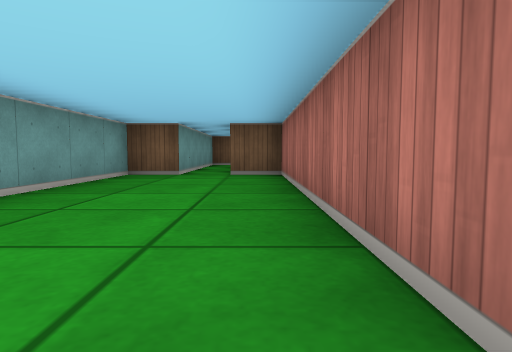
[1] (above)

14 first-person views from a walk through a cub3D ray-caster map. The camera is about half as high as the walls, tilts 4° down and sees 75° across. The floor is counted in squares. Each view is taken from the middle of a square. On the plan, view 1 faces up. The plan holds only what a view shows up to about 9 squares ahead; the rest is blank.

[2]
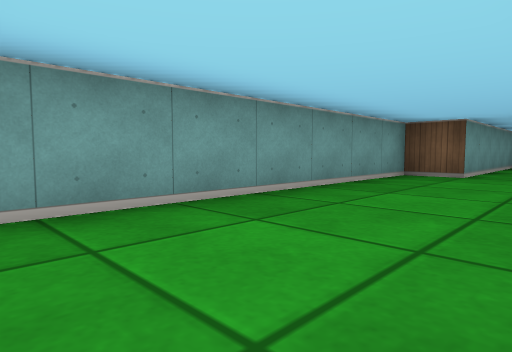

[3]
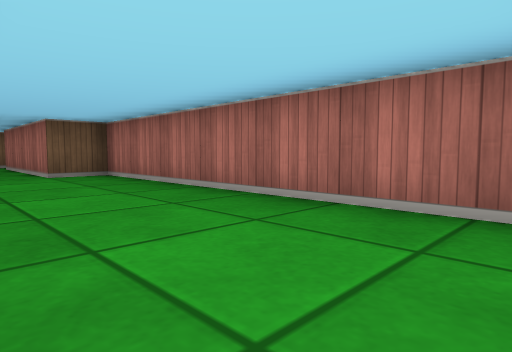

[4]
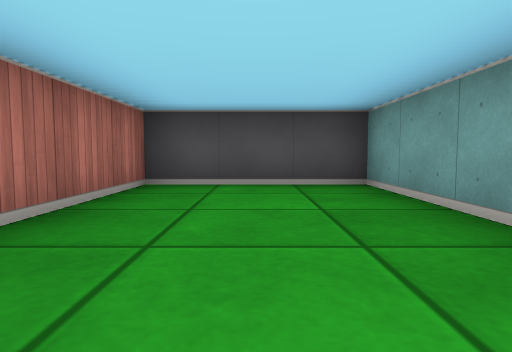

[5]
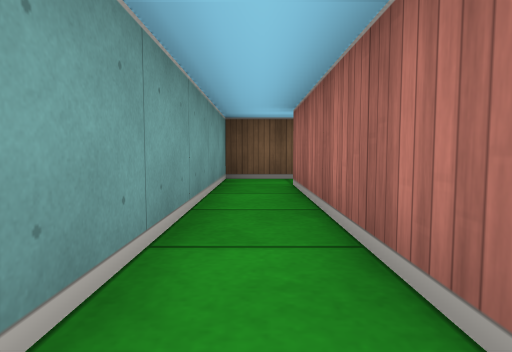

[6]
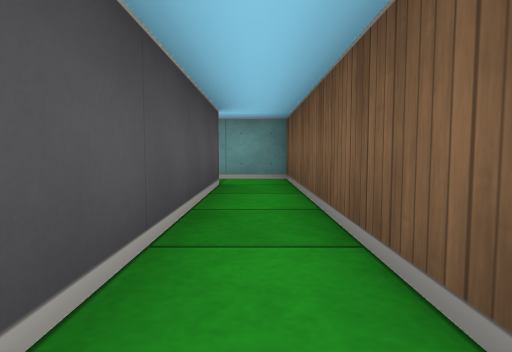

[7]
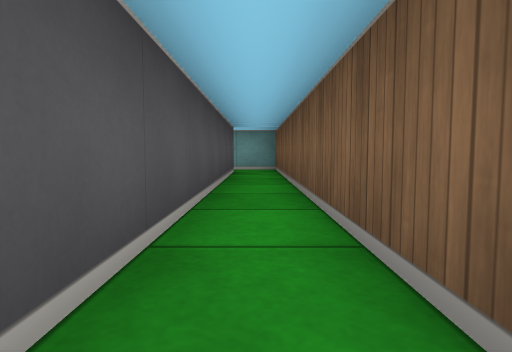

[8]
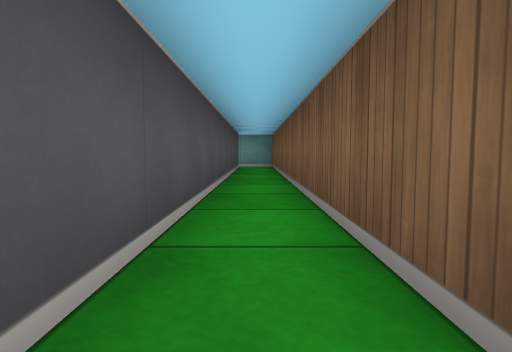

[9]
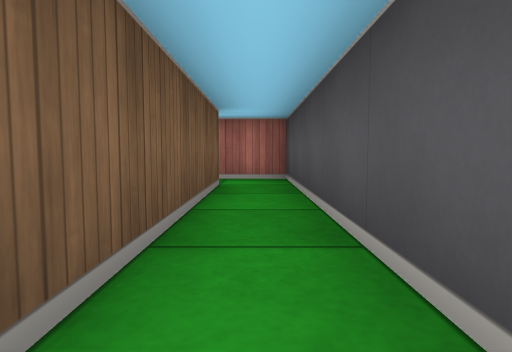

[10]
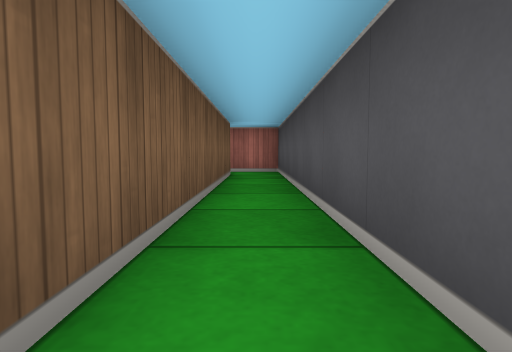

[11]
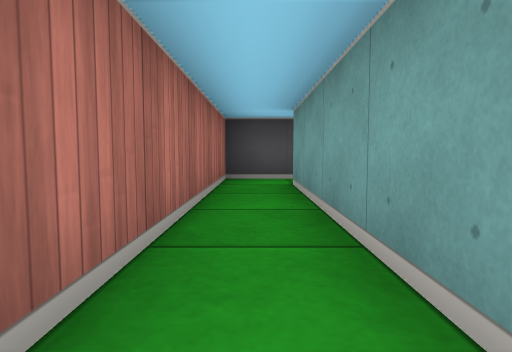

[12]
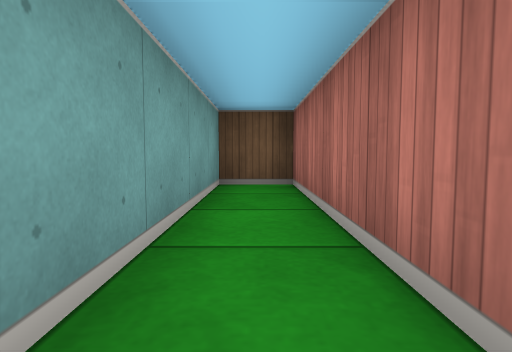

[13]
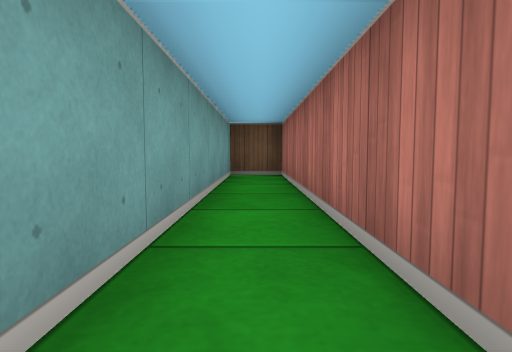

[14]
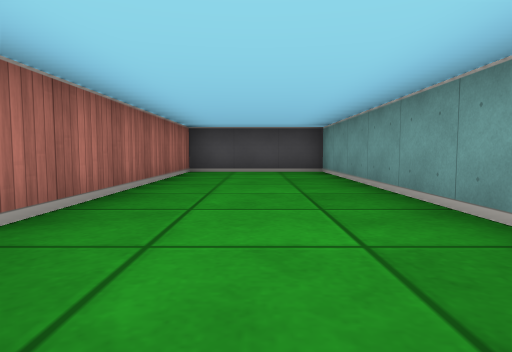

### Floor plan
Ten units are one square. View 1 is at (0, 0); x grows to the right and y downward. Boxes are objects, and circles mark ways between rooms. Rooms are numbered by the first view taken in them; rooms with no view inside come last. Other rooms are left out.
<svg viewBox="-30 -180 150 190">
<path fill="none" stroke="#000" d="M-15 -105 -15 -65 -25 -65 -25 5 5 5 5 -65 -5 -65 -5 -105M-5 -105 105 -105M105 -115 -15 -115 -15 -105M105 -105 115 -105 115 -175 105 -175 105 -115"/>
<circle cx="-10" cy="-100" r="3" fill="#2a7"/>
<circle cx="100" cy="-110" r="3" fill="#2a7"/>
<text x="-10" y="-40">1</text>
<text x="40" y="-110">2</text>
<text x="110" y="-140">3</text>
</svg>
Room 1 opens to room 2. Room 2 opens to room 3.

Where each view was taken, in squares from view 1:
view 1: 0 up, 0 right, facing up
view 2: 0 up, 0 right, facing up-left
view 3: 0 up, 2 left, facing up-right
view 4: 4 up, 1 left, facing down
view 5: 6 up, 1 left, facing up
view 6: 11 up, 4 right, facing left
view 7: 11 up, 7 right, facing left
view 8: 11 up, 9 right, facing left
view 9: 11 up, 6 right, facing right
view 10: 11 up, 4 right, facing right
view 11: 16 up, 11 right, facing down
view 12: 13 up, 11 right, facing up
view 13: 11 up, 11 right, facing up
view 14: 7 up, 1 left, facing down
